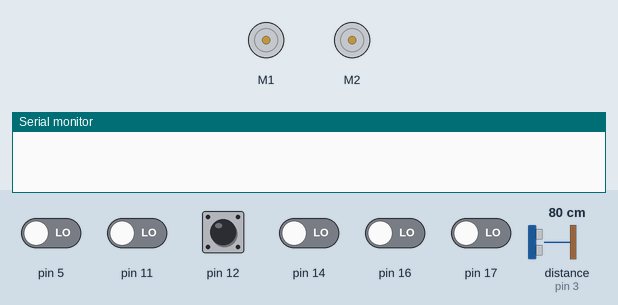
This sketch was run on a simulated Arduino Uno, built with avr-gcc and run on an emulated ATmega328P. On the bench: 2 × DC motor (green arrow = forward, orange = backward, longer = faster), the last lines printed to the serial monitor. The inputs (shaded band) are chosen by the test bench; at power-on: pin 12 HIGH, pin 5, pin 11, pin 14, pin 16, pin 17 LOW, distance to the obstacle (sensor on pin 3) 80 cm. The echo pulse lasts 58.3 µs per cm.

Above: at 0.8 s.
0.9 s: pin 12 pulled LOW for 0.15 s
At 2.2 s:
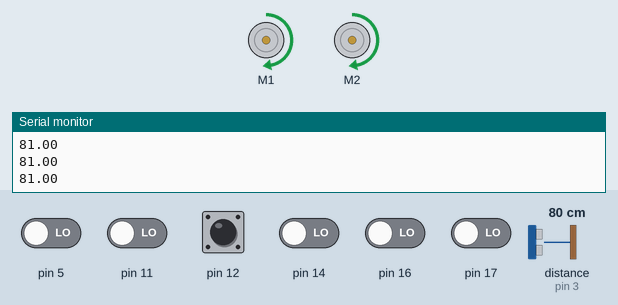
2.5 s: pin 5 driven HIGH
At 2.86 s:
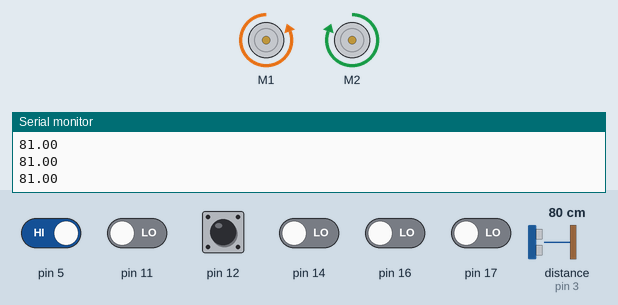
11.5 s: pin 5 driven LOW
At 12.2 s:
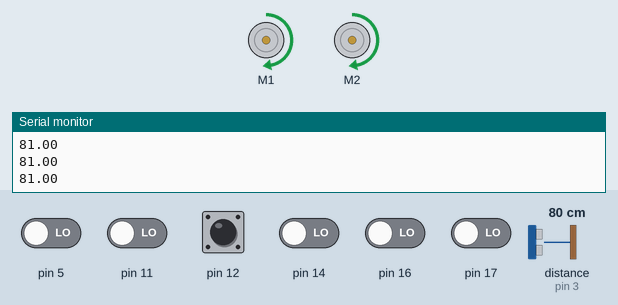
Timing chart, 0 to 14.1 s (numbered marks = the images above; inputs shaded):
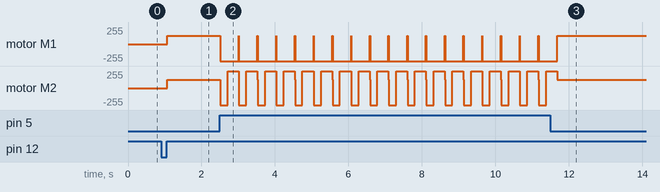

Measured:
- after the input at 0.9 s, motor M1, motor M2: stopped → forward 127/255 after 0.17 s
- after the input at 2.5 s, motor M1: alternates backward 255/255 for 0.50 s and forward 127/255 for 0.01 s, starting at once; motor M2: forward 127/255 → backward 255/255 at once, then repeats every 0.51 s: forward 255/255 0.30 s, forward 127/255 0.01 s, backward 255/255 0.20 s
- after the input at 11.5 s, motor M1, motor M2: goes on until 11.7 s, then stays forward 127/255

The sketch:

rebot.ino
```cpp
#include <ZumoMotors.h>
#include <Pushbutton.h>
#include <QTRSensors.h>
#include <ZumoReflectanceSensorArray.h>
#define LED 13

#define QTR_THRESHOLD  1800 //

#define REVERSE_SPEED     400 // 0 is stopped, 400 is full speed
#define TURN_SPEED        400
#define FORWARD_SPEED     200
#define REVERSE_DURATION  200 // ms
#define TURN_DURATION     300 // ms
#define ATTACK_SPEED     400
#include <NewPing.h>

const int echoPin = 3;
const int triggerPin = 4;
unsigned int time =0;
float distance =0;
// Maks lengde (in cm)
// Max distance (in cm)
const int maxDistance = 300;
NewPing sonar(triggerPin, echoPin, maxDistance);

ZumoMotors motors;
Pushbutton button(ZUMO_BUTTON); // pushbutton on pin 12

#define NUM_SENSORS 6
unsigned int sensor_values[NUM_SENSORS];

ZumoReflectanceSensorArray sensors;

void setup()
{
  Serial.begin(9600);
  sensors.init();
  button.waitForButton();
}

void loop()
{
  time = sonar.ping();
  distance = sonar.convert_cm(time);
  Serial.println(distance);
  sensors.read(sensor_values);

  if (sensor_values[0] > QTR_THRESHOLD)
  {
    rightupdown();
  }
  else if (sensor_values[5] > QTR_THRESHOLD)
  {
    leftupdown();
  }
  else
  {
    time = sonar.ping();
    distance = sonar.convert_cm(time);

    /*while(distance<20){
     attack();
     }*/

    motors.setSpeeds(200, 200);

  }
}

void rightupdown()
{
  // if leftmost sensor detects line, reverse and turn to the right
  motors.setSpeeds(-REVERSE_SPEED, -REVERSE_SPEED);
  delay(REVERSE_DURATION);
  motors.setSpeeds(TURN_SPEED, -TURN_SPEED);
  delay(TURN_DURATION);
  motors.setSpeeds(FORWARD_SPEED, FORWARD_SPEED);
}

void leftupdown()
{
  // if rightmost sensor detects line, reverse and turn to the left
  motors.setSpeeds(-REVERSE_SPEED, -REVERSE_SPEED);
  delay(REVERSE_DURATION);
  motors.setSpeeds(-TURN_SPEED, TURN_SPEED);
  delay(TURN_DURATION);
  motors.setSpeeds(FORWARD_SPEED, FORWARD_SPEED);
}

void attack(){
  motors.setSpeeds(ATTACK_SPEED, ATTACK_SPEED);
  time = sonar.ping();
  distance = sonar.convert_cm(time);
  if (sensor_values[0] > QTR_THRESHOLD)
  {
    rightupdown();
  }
  else if (sensor_values[5] > QTR_THRESHOLD)
  {
    leftupdown();
  }
}
```
